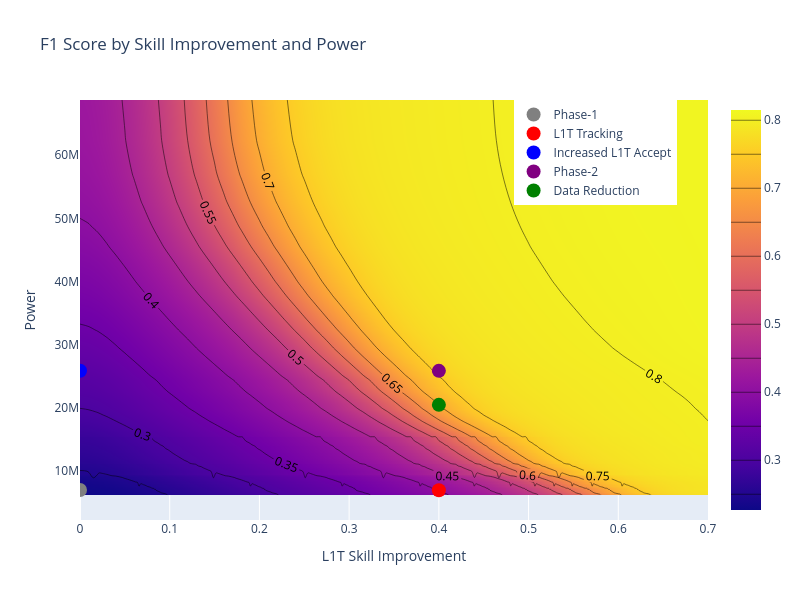

The notebook cell saved with this chart:
### Code cell
fig = go.Figure(data =
    go.Contour(
        z = np.transpose(smoothed_f1),
        y=power[0,:], # horizontal axis
        x=l1t_skills, # vertical axis,
         contours_coloring='heatmap',
         contours = dict(showlabels = True)
    ),
    )

fig.add_trace(go.Scatter(y = systems_power[0:1],
                        x = l1t_improvement[0:1],
                        mode = "markers",
                        marker = dict(size = 14, color = "gray"),
                        name = "Phase-1"))

fig.add_trace(go.Scatter(y = systems_power[1:2],
                        x = l1t_improvement[1:2],
                        mode = "markers",
                        marker = dict(size = 14, color = "red"),
                        name = "L1T Tracking"))

fig.add_trace(go.Scatter(y = systems_power[2:3],
                        x = l1t_improvement[2:3],
                        mode = "markers",
                        marker = dict(size = 14, color = "blue"),
                        name = "Increased L1T Accept"))

fig.add_trace(go.Scatter(y = systems_power[3:4],
                        x = l1t_improvement[3:4],
                        mode = "markers",
                        marker = dict(size = 14, color = "purple"),
                        name = "Phase-2"))

fig.add_trace(go.Scatter(y = systems_power[4:],
                        x = l1t_improvement[4:],
                        mode = "markers",
                        marker = dict(size = 14, color = "green"),
                        name = "Data Reduction"))

fig.update_layout(width = 800,
                  height = 600,
                  title = "F1 Score by Skill Improvement and Power",
                  yaxis_title = "Power",
                  xaxis_title = "L1T Skill Improvement",
                  legend=dict(xanchor = "right",
                    x = 0.95))
fig.update_xaxes(range=(0.0, 0.7))
fig.show()

### Figure 1 — Plotly figure (JSON) as saved in the notebook; plotly's stock layout.template omitted (floating-point values rounded to 4 significant figures; data arrays with more than 128 entries replaced by an {"elided": "..."} marker saying what was removed)
{"data": [{"contours": {"coloring": "heatmap", "showlabels": true}, "type": "contour", "x": [0, 0.01, 0.02, 0.03, 0.04, 0.05, 0.06, 0.07, 0.08, 0.09, 0.1, 0.11, 0.12, 0.13, 0.14, 0.15, 0.16, 0.17, 0.18, 0.19, 0.2, 0.21, 0.22, 0.23, 0.24, 0.25, 0.26, 0.27, 0.28, 0.29, 0.3, 0.31, 0.32, 0.33, 0.34, 0.35, 0.36, 0.37, 0.38, 0.39, 0.4, 0.41, 0.42, 0.43, 0.44, 0.45, 0.46, 0.47, 0.48, 0.49, 0.5, 0.51, 0.52, 0.53, 0.54, 0.55, 0.56, 0.57, 0.58, 0.59, 0.6, 0.61, 0.62, 0.63, 0.64, 0.65, 0.66, 0.67, 0.68, 0.69, 0.7, 0.71, 0.72, 0.73, 0.74, 0.75, 0.76, 0.77, 0.78, 0.79, 0.8, 0.81, 0.82, 0.83, 0.84, 0.85, 0.86, 0.87, 0.88, 0.89, 0.9, 0.91, 0.92, 0.93, 0.94, 0.95, 0.96, 0.97, 0.98, 0.99, 1], "y": [6152000.0, 6153000.0, 6317000.0, 6372000.0, 6428000.0, 6483000.0, 6538000.0, 6648000.0, 6703000.0, 6758000.0, 6813000.0, 6868000.0, 6923000.0, 7088000.0, 7088000.0, 7253000.0, 7254000.0, 7309000.0, 7419000.0, 7474000.0, 7529000.0, 7639000.0, 7749000.0, 7804000.0, 7914000.0, 7970000.0, 7585000.0, 8190000.0, 8245000.0, 8355000.0, 8465000.0, 8576000.0, 8686000.0, 8796000.0, 8961000.0, 9071000.0, 9181000.0, 9237000.0, 9402000.0, 9567000.0, 9678000.0, 8909000.0, 9953000.0, 10120000.0, 10280000.0, 10450000.0, 10670000.0, 10780000.0, 11050000.0, 11110000.0, 11220000.0, 11500000.0, 11660000.0, 11880000.0, 12100000.0, 12320000.0, 12540000.0, 12760000.0, 13040000.0, 13310000.0, 13540000.0, 13920000.0, 14140000.0, 14470000.0, 14750000.0, 15410000.0, 15410000.0, 15740000.0, 16130000.0, 16510000.0, 16950000.0, 17390000.0, 17840000.0, 18330000.0, 18830000.0, 19380000.0, 19880000.0, 20540000.0, 21200000.0, 21860000.0, 22520000.0, 23350000.0, 24340000.0, 25110000.0, 26110000.0, 27160000.0, 28260000.0, 29470000.0, 30910000.0, 32340000.0, 34000000.0, 35820000.0, 37750000.0, 40020000.0, 42720000.0, 45480000.0, 48800000.0, 52610000.0, 57030000.0, 62330000.0, 68750000.0], "z": {"elided": "101x101 float values"}}, {"marker": {"color": "gray", "size": 14}, "mode": "markers", "name": "Phase-1", "type": "scatter", "x": [0], "y": [6978000.0]}, {"marker": {"color": "red", "size": 14}, "mode": "markers", "name": "L1T Tracking", "type": "scatter", "x": [0.4], "y": [6938000.0]}, {"marker": {"color": "blue", "size": 14}, "mode": "markers", "name": "Increased L1T Accept", "type": "scatter", "x": [0], "y": [25850000.0]}, {"marker": {"color": "purple", "size": 14}, "mode": "markers", "name": "Phase-2", "type": "scatter", "x": [0.4], "y": [25850000.0]}, {"marker": {"color": "green", "size": 14}, "mode": "markers", "name": "Data Reduction", "type": "scatter", "x": [0.4], "y": [20460000.0]}], "layout": {"height": 600, "legend": {"x": 0.95, "xanchor": "right"}, "title": {"text": "F1 Score by Skill Improvement and Power"}, "width": 800, "xaxis": {"range": [0, 0.7], "title": {"text": "L1T Skill Improvement"}}, "yaxis": {"title": {"text": "Power"}}}}
